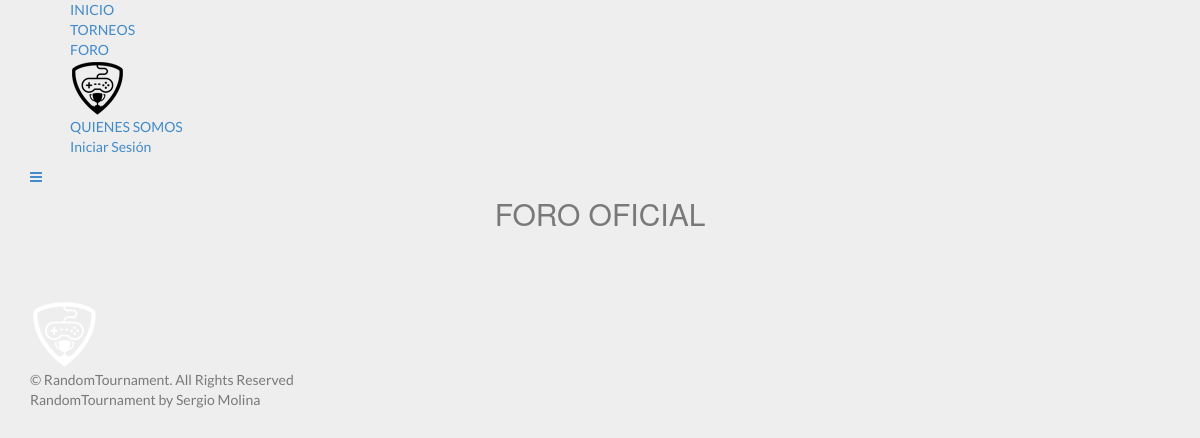
The app's page /forum.php, older data.
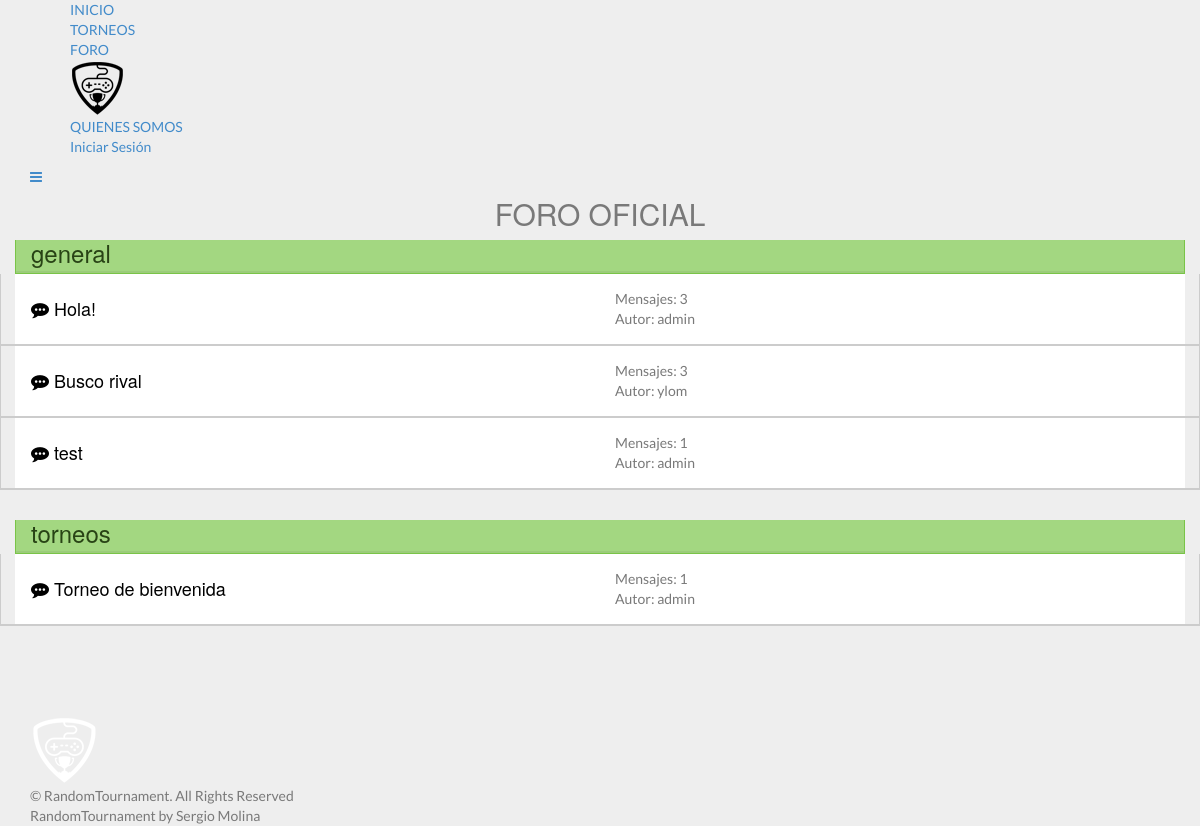
The same page, newer data.
### tables this page shows
CREATE TABLE IF NOT EXISTS `categoria_foro` (
  `id_categoria` int(11) NOT NULL AUTO_INCREMENT,
  `nombre_categoria` varchar(50) DEFAULT NULL,
  PRIMARY KEY (`id_categoria`)
);

CREATE TABLE IF NOT EXISTS `hilo` (
  `id_hilo` int(11) NOT NULL AUTO_INCREMENT,
  `id_categoria` int(11) DEFAULT NULL,
  `autor` int(11) DEFAULT NULL,
  `titulo` varchar(50) DEFAULT NULL,
  `mensaje` varchar(250) DEFAULT NULL,
  PRIMARY KEY (`id_hilo`),
  KEY `FK_hilo_categoria_foro` (`id_categoria`),
  KEY `FK_hilo_usuarios` (`autor`),
  CONSTRAINT `FK_hilo_categoria_foro` FOREIGN KEY (`id_categoria`) REFERENCES `categoria_foro` (`id_categoria`) ON DELETE NO ACTION ON UPDATE CASCADE,
  CONSTRAINT `FK_hilo_usuarios` FOREIGN KEY (`autor`) REFERENCES `usuarios` (`id_usuario`) ON DELETE NO ACTION ON UPDATE CASCADE
);

CREATE TABLE IF NOT EXISTS `usuarios` (
  `id_usuario` int(11) NOT NULL AUTO_INCREMENT,
  `username` varchar(50) NOT NULL,
  `mail` varchar(50) NOT NULL,
  `password` varchar(50) NOT NULL,
  `permiso` varchar(50) NOT NULL DEFAULT '0',
  `puntuacion` int(11) NOT NULL DEFAULT '0',
  `avatar` varchar(50) NOT NULL DEFAULT '0',
  `estado` varchar(50) DEFAULT 'alta',
  PRIMARY KEY (`id_usuario`),
  UNIQUE KEY `username` (`username`),
  UNIQUE KEY `mail` (`mail`)
);

### funciones.php (called while the page is built, shortened)
<?php
function conectar(){
    @$conexion = new mysqli(SERVIDOR,USUARIO,CONTRA,BBDD);
    return $conexion;
}
function getNombreId($id){
    $sql = "SELECT username from usuarios WHERE id_usuario = $id";
    $conexion = conectar();
    $res = $conexion->query($sql);
    $datos = $res->fetch_assoc();
    return $datos['username'];
}
function getCategoriasForo(){
    $conexion = conectar();
    $sqlcategorias = "SELECT * FROM categoria_foro";
    $r = $conexion->query($sqlcategorias);
    $datos = [];
    while( $d = $r->fetch_assoc()){
        $datos[] = $d;
    }
    return $datos;
}
function getHilosCategoria($id){
    $conexion = conectar();
    $sqlcategorias = "SELECT * FROM hilo WHERE id_categoria = $id";
    $r = $conexion->query($sqlcategorias);
    $datos = [];
    while( $d = $r->fetch_assoc()){
        $datos[] = $d;
    }
    return $datos;
}
function getMensajesHilo($id_hilo){
    $conexion = conectar();
    $sqlcategorias = "SELECT * FROM mensajes WHERE id_hilo = $id_hilo";
    $r = $conexion->query($sqlcategorias);
    $datos = [];
    while( $d = $r->fetch_assoc() ){
        $datos[] = $d;
    }
    return $datos;
}

### forum.php (the view, shortened to what this page needs)
<?php
include_once ('funciones.php');
include_once('header.php');
$categorias = getCategoriasForo();
echo "<div class=\"container\">";
echo "<h2 class='text-center' style='margin-top: 10px'>FORO OFICIAL</h2>";
if(count($categorias) > 0) {
    for ($i = 0; $i < count($categorias); $i++) {
        $hilos = getHilosCategoria($categorias[$i]['id_categoria']);
        echo "<div class=\"row clearfix\">
	<section class=\"panel panel-success\">";
        echo "<header class=\"panel-heading\">
            <h3>" . $categorias[$i]['nombre_categoria'] . "</h3>
                </header>";
        for ($j = 0; $j < count($hilos); $j++) {
            $mensajes = getMensajesHilo($hilos[$j]['id_hilo']);
            $id = $hilos[$j]['id_hilo'];
            echo "<section class=\"row panel-body\">
            <section class=\"col-md-6\">
               <h4> <a href=\"viewthread.php?id=$id\" style=\"color:black\"><i class=\"fa fa-commenting\"> </i> " . $hilos[$j]['titulo'] . "</a></h4>
            </section>
            <section class=\"col-md-3\">
                <div> Mensajes: ".(count($mensajes)+1)."</div><div style='float:left;'>Autor: ".getNombreId($hilos[$j]['autor'])."</div>
            </section></section>";
        }
        echo "</section></div>";
    }
}
?>
<br><br><br>
</div>
<?php
include_once('footer.php');

### header.php (shortened to what this page needs)
<!doctype html>
<html>
<head>
	<link href='css/bootstrap.css' rel='stylesheet' type='text/css'>
	<link href='css/style.css' rel='stylesheet' type='text/css'>
	<link href='css/font-awesome.css' rel='stylesheet' type='text/css'>
	<link href='css/responsive.css' rel='stylesheet' type='text/css'>
	<link href='css/magnific-popup.css' rel='stylesheet' type='text/css'>
	<link href='css/animate.css' rel='stylesheet' type='text/css'>
</head>
<body>
	<nav class='main-nav-outer' id='test'>
		<div class='container'>
			<ul class='main-nav'>
                <li><a href='home.php'>INICIO</a></li>
				<li><a href='tournaments.php'>TORNEOS</a></li>
                <li><a href='forum.php'>FORO</a></li>
				<li class='small-logo'><a href='home.php'><img src='img/small-logo.png' alt=''></a></li>
                <li><a href='quienessomos.php'>QUIENES SOMOS</a></li>
                <?php
                if(!isset($_SESSION['usuario'])) {
                    ?>
                        <li><a href='login.php'>Iniciar Sesión</a></li>
                    <?php
                }else{
                    ?>
                    <li><a href='profile.php'>Mi Perfil</a></li>
                    <li><a href='logout.php'>Cerrar Sesión</a></li>
                    <?php
                }
                ?>
			</ul>
			<a class='res-nav_click' href='#'><i class='fa fa-bars'></i></a>
		</div>
	</nav>

### footer.php (shortened to what this page needs)
<footer class="footer">
		<div class="container">
			<div class="footer-logo"><a href="#"><img src="img/footer-logo.png" alt=""></a></div>
			<span class="copyright">&copy; RandomTournament. All Rights Reserved</span>
			<div class="credits">
				RandomTournament by Sergio Molina
				<?php
				include_once 'funciones.php';
				?>
</div>
		</div>
	</footer>
</body>
</html>

### css/responsive.css (style rules this page uses)
@media only screen and (min-width: 992px) { .main-nav { display:block !important; } }

Row changes from the older to the newer data that the page shows:
added categoria_foro: nombre_categoria "general"
added hilo: titulo "Hola!", count($mensajes)+1 "3", autor.username "admin", shown under "general"
added hilo: titulo "Busco rival", count($mensajes)+1 "3", autor.username "ylom", shown under "general"
added hilo: titulo "test", count($mensajes)+1 "1", autor.username "admin", shown under "general"
added categoria_foro: nombre_categoria "torneos"
added hilo: titulo "Torneo de bienvenida", count($mensajes)+1 "1", autor.username "admin", shown under "torneos"
